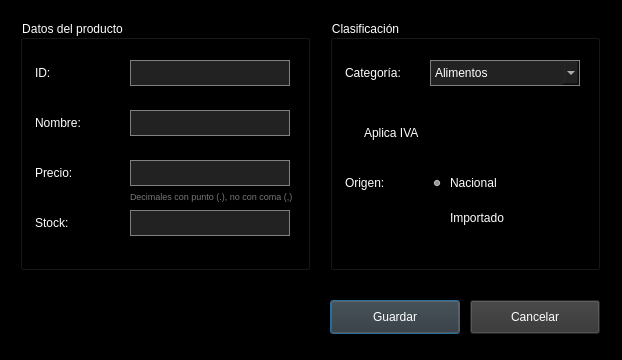
<?xml version="1.0" encoding="UTF-8"?>
<ui version="4.0">
 <class>Formulario</class>
 <widget class="QDialog" name="Formulario">
<property name="geometry"><rect><x>0</x><y>0</y><width>622</width><height>360</height></rect></property>
<property name="windowTitle"><string>Producto</string></property>
<property name="styleSheet"><string notr="true">QDialog, QGroupBox, QLabel, QCheckBox, QRadioButton { background: black; color: white; }
QLineEdit, QComboBox { background: #222; color: white; border: 1px solid gray; }
QPushButton { background: #333; color: white; padding: 4px; }
</string></property>
<widget class="QGroupBox" name="gbDatos">
<property name="geometry"><rect><x>20</x><y>20</y><width>290</width><height>250</height></rect></property>
<property name="title"><string>Datos del producto</string></property>
<widget class="QLabel" name="lblId">
<property name="geometry"><rect><x>15</x><y>40</y><width>80</width><height>26</height></rect></property>
<property name="text"><string>ID:</string></property>
</widget>
<widget class="QLineEdit" name="leId">
<property name="geometry"><rect><x>110</x><y>40</y><width>160</width><height>26</height></rect></property>
</widget>
<widget class="QLabel" name="lblNombre">
<property name="geometry"><rect><x>15</x><y>90</y><width>80</width><height>26</height></rect></property>
<property name="text"><string>Nombre:</string></property>
</widget>
<widget class="QLineEdit" name="leNombre">
<property name="geometry"><rect><x>110</x><y>90</y><width>160</width><height>26</height></rect></property>
</widget>
<widget class="QLabel" name="lblPrecio">
<property name="geometry"><rect><x>15</x><y>140</y><width>80</width><height>26</height></rect></property>
<property name="text"><string>Precio:</string></property>
</widget>
<widget class="QLineEdit" name="lePrecio">
<property name="geometry"><rect><x>110</x><y>140</y><width>160</width><height>26</height></rect></property>
</widget>
<widget class="QLabel" name="lblAyudaPrecio">
<property name="geometry"><rect><x>110</x><y>167</y><width>170</width><height>18</height></rect></property>
<property name="styleSheet"><string notr="true">color: #777777; font-size: 9px;</string></property>
<property name="text"><string>Decimales con punto (.), no con coma (,)</string></property>
</widget>
<widget class="QLabel" name="lblStock">
<property name="geometry"><rect><x>15</x><y>190</y><width>80</width><height>26</height></rect></property>
<property name="text"><string>Stock:</string></property>
</widget>
<widget class="QLineEdit" name="leStock">
<property name="geometry"><rect><x>110</x><y>190</y><width>160</width><height>26</height></rect></property>
</widget>
</widget>
<widget class="QGroupBox" name="gbOpciones">
<property name="geometry"><rect><x>330</x><y>20</y><width>270</width><height>250</height></rect></property>
<property name="title"><string>Clasificación</string></property>
<widget class="QLabel" name="lblCategoria">
<property name="geometry"><rect><x>15</x><y>40</y><width>80</width><height>26</height></rect></property>
<property name="text"><string>Categoría:</string></property>
</widget>
<widget class="QComboBox" name="cbCategoria">
<property name="geometry"><rect><x>100</x><y>40</y><width>150</width><height>26</height></rect></property>
<item><property name="text"><string>Alimentos</string></property></item><item><property name="text"><string>Limpieza</string></property></item><item><property name="text"><string>Bazar</string></property></item></widget>
<widget class="QCheckBox" name="chkIva">
<property name="geometry"><rect><x>15</x><y>100</y><width>200</width><height>26</height></rect></property>
<property name="text"><string>Aplica IVA</string></property>
</widget>
<widget class="QLabel" name="lblOrigen">
<property name="geometry"><rect><x>15</x><y>150</y><width>80</width><height>26</height></rect></property>
<property name="text"><string>Origen:</string></property>
</widget>
<widget class="QRadioButton" name="rbNacional">
<property name="geometry"><rect><x>100</x><y>150</y><width>150</width><height>26</height></rect></property>
<property name="text"><string>Nacional</string></property>
<property name="checked"><bool>true</bool></property>
</widget>
<widget class="QRadioButton" name="rbImportado">
<property name="geometry"><rect><x>100</x><y>185</y><width>150</width><height>26</height></rect></property>
<property name="text"><string>Importado</string></property>
</widget>
</widget>
<widget class="QPushButton" name="btnGuardar">
<property name="geometry"><rect><x>330</x><y>300</y><width>130</width><height>34</height></rect></property>
<property name="text"><string>Guardar</string></property>
</widget>
<widget class="QPushButton" name="btnCancelar">
<property name="geometry"><rect><x>470</x><y>300</y><width>130</width><height>34</height></rect></property>
<property name="text"><string>Cancelar</string></property>
</widget>
 </widget>
 <resources/>
 <connections/>
</ui>
